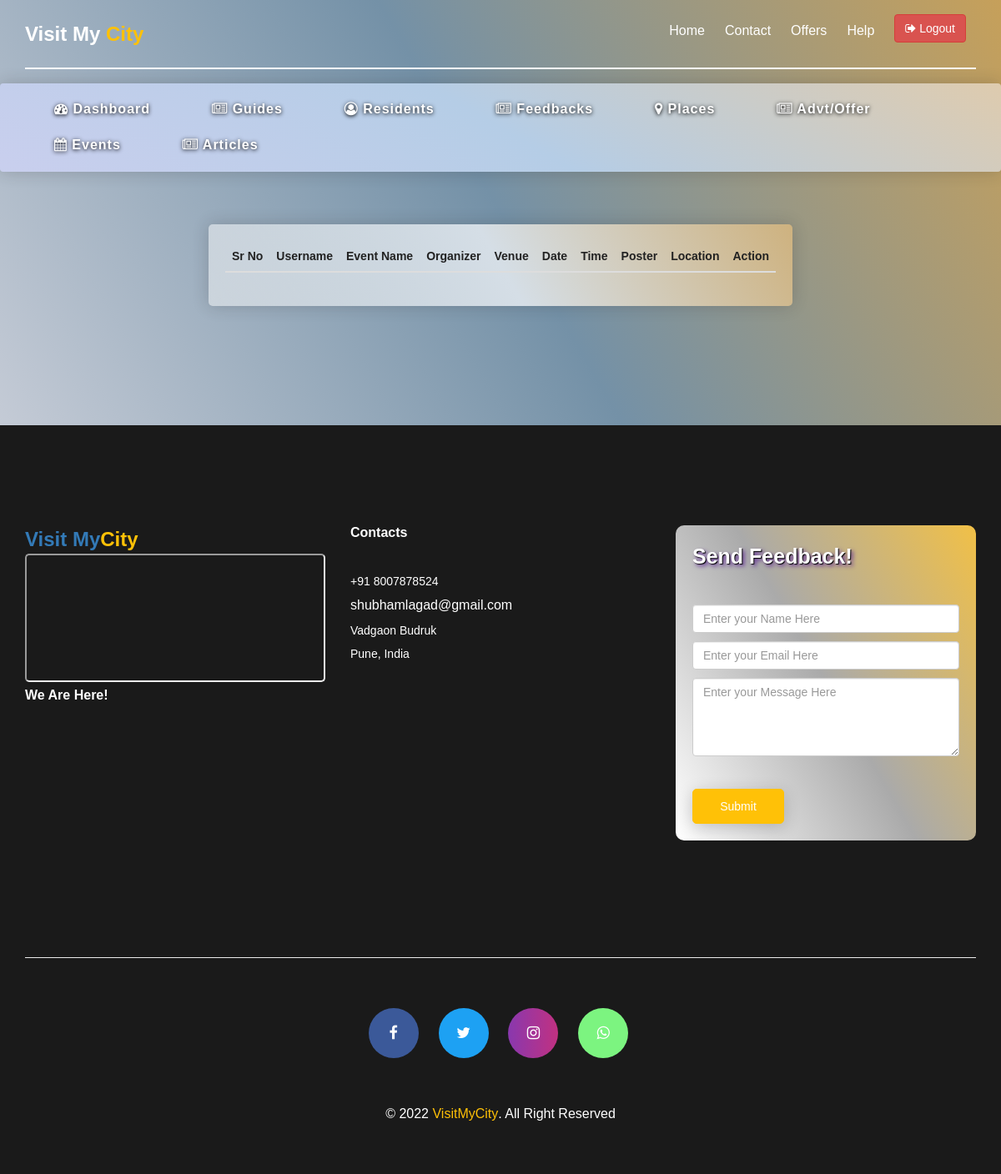
The app's page /admin/events (signed in), older data.
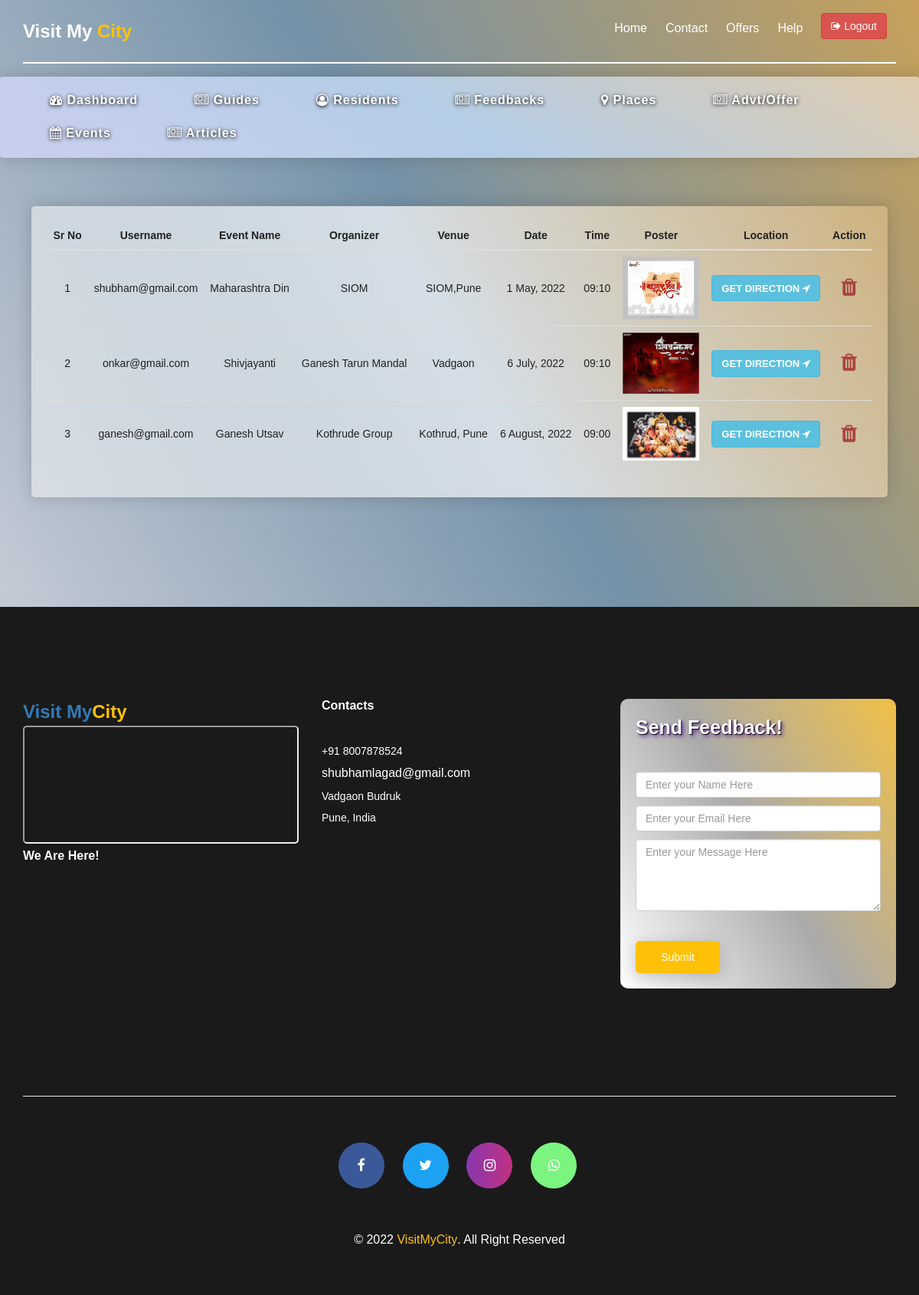
The same page, newer data.
### tables this page shows
CREATE TABLE "event" (
	"eno"	INTEGER NOT NULL,
	"username"	TEXT NOT NULL,
	"ename"	TEXT NOT NULL,
	"venue"	TEXT NOT NULL,
	"edate"	TEXT NOT NULL,
	"etime"	TEXT NOT NULL,
	"poster"	TEXT,
	"organizer"	TEXT NOT NULL,
	"elocation"	TEXT,
	PRIMARY KEY("eno" AUTOINCREMENT)
);

### app.py (the view)
@app.route('/admin/events')
def allEvents():
    if 'adminusername' in session:
        allEvents = admin.Admin.getAllEvents()
        return render_template('admin/events.html', allEvents=allEvents)
    else:
        return redirect('/')

### modulesPackage/admin.py (called while the page is built)
    def getAllEvents():
        query = "select * from event"
        myCursor.execute(query)
        myCursor.execute(query)
        result = myCursor.fetchall()
        return result

### templates/admin/events.html
{% extends "admin/template.html" %}
{% block navButton %}
<li class="smooth-menu">
    <a href="/logout">
        <button class="btn btn-danger"> <i class="fa fa-sign-out"> </i> Logout</button>
    </a>
</li>
{% endblock %}
{% block admin %}
<table class="table text-capitalize">
    <thead>
        <tr>
            <th>sr no</th>
            <th>username</th>
            <th>event name</th>
            <th>organizer</th>
            <th>venue</th>
            <th>date</th>
            <th>time</th>
            <th>poster</th>
            <th>location</th>
            <th>action</th>
        </tr>
    </thead>
    <tbody>
        {% for res in allEvents %}
        <tr>
            <td>{{loop.index}}</td>
            <td class="text-lowercase">{{res[1]}}</td>
            <td>{{res[2]}}</td>
            <td>{{res[7]}}</td>
            <td>{{res[3]}}</td>
            <td>{{res[4]}}</td>
            <td>{{res[5]}}</td>
            {% set imgname ="images/events/"+res[6] %}
            <td><img src="{{ url_for('static',filename=imgname) }}" alt="" srcset="" width="100px" height="100px"></td>
            {% set url ="http://maps.google.de/maps?q=loc:"+res[8] %}
            <td><button class="btn btn-info text-uppercase"><a style="font-weight: 600;color:#fff;"   href="{{url}}" target="_blank">get direction <i class="fa fa-location-arrow"></i></a> </button></td>
            <td><a href="/delete/event/{{res[0]}}"><i class="fa fa-trash fa-2x text-danger"></i></a></td>
        </tr>
        {% endfor %}
    </tbody>
</table>
{% endblock %}

### templates/admin/template.html (shortened to what this page needs)
<!doctype html>
<html class="no-js" lang="en">
<head>
    <link rel="stylesheet" href="{{url_for('static',filename='css/font-awesome.min.css')}}" />
    <link rel="stylesheet" href="{{url_for('static',filename='css/animate.css')}}" />
    <link rel="stylesheet" href="{{url_for('static',filename='css/datepicker.css')}}">
    <link rel="stylesheet" href="{{url_for('static',filename='css/owl.carousel.min.css')}}">
    <link rel="stylesheet" href="{{url_for('static',filename='css/owl.theme.default.min.css')}}" />
    <link rel="stylesheet" href="{{url_for('static',filename='css/jquery-ui.min.css')}}" />
    <link rel="stylesheet" href="{{url_for('static',filename='css/bootstrap.min.css')}}" />
    <link rel="stylesheet" href="{{url_for('static',filename='css/bootsnav.css')}}" />
    <link rel="stylesheet" href="{{url_for('static',filename='css/style.css')}}" />
    <link rel="stylesheet" href="{{url_for('static',filename='css/responsive.css')}}" />
    <link rel="stylesheet" href="{{url_for('static',filename='css/validation.css')}}" />
</head>
<body>
    <header class="top-area">
        <div class="header-area">
            <div class="container">
                <div class="row">
                    <div class="col-sm-2">
                        <div class="logo">
                            <a href="/residents/dashboard">
                                Visit My <span>City</span>
                            </a>
                        </div>
                    </div>
                    <div class="col-sm-10">
                        <div class="main-menu">
                            <div class="collapse navbar-collapse">
                                <ul class="nav navbar-nav navbar-right">
                                    <li class="smooth-menu"><a href="#home">Home</a></li>
                                    <li class="smooth-menu"><a href="#contact">Contact </a></li>
                                    <li class="smooth-menu"><a href="#offers">Offers</a></li>
                                    <li class="smooth-menu"><a href="#">Help</a></li>
                                    {% block navButton %}{% endblock %}
                                </ul>
                            </div>
                        </div>
                    </div>
                </div>
                <div class="home-border"></div>
            </div>
        </div>
    </header>
    <section class="dashboard">
        <nav class="navbar navbar-default">
            <div class="container-fluid">
                <div class="collapse navbar-collapse" id="bs-example-navbar-collapse-1">
                    <ul class="nav">
                        <li><a href="/admin/dashboard"> <i class="fa fa-dashboard"></i> Dashboard</a></li>
                        <li><a href="/admin/guides"> <i class="fa fa-newspaper-o"></i> Guides</a></li>
                        <li><a href="/admin/residents"> <i class="fa fa-user-circle-o"></i> Residents</a></li>
                        <li><a href="/admin/guides"> <i class="fa fa-newspaper-o"></i> Feedbacks</a></li>
                        <li><a href="/admin/places"> <i class="fa fa-map-marker"></i> Places</a></li>
                        <li><a href="/admin/advtOffer"> <i class="fa fa-newspaper-o"></i> Advt/Offer</a></li>
                        <li><a href="/admin/events"> <i class="fa fa-calendar"></i> Events</a></li>
                        <li><a href="/admin/articles"> <i class="fa fa-newspaper-o"></i> Articles</a></li>
                    </ul>
                </div>
            </div>
        </nav>
        <div class="container">
            <div class="campaign-timer">
                {% block admin %}
                {% endblock %}
            </div>
        </div>
    </section>
    <section id="contact">
        <footer class="footer-copyright">
            <div class="container">
                <div class="footer-content">
                    <div class="row">
                        <div class="col-sm-4">
                            <div class="single-footer-item">
                                <div class="footer-logo">
                                    <a href="index.html">
                                        Visit My<span>City</span>
                                    </a>
                                    <iframe
                                        src="https://www.google.com/maps/embed?pb=!1m14!1m8!1m3!1d344.30262861673395!2d73.83552123378685!3d18.465102384070253!3m2!1i1024!2i768!4f13.1!3m3!1m2!1s0x3bc295ed8144aebd%3A0xa33411c6a455191!2sSinhgad%20Institute%20of%20Management%20(SIOM)!5e0!3m2!1sen!2sin!4v1655025088984!5m2!1sen!2sin"
                                        width="100%" height="100%" style="border-radius:5px;" allowfullscreen=""
                                        loading="lazy"></iframe>
                                    <p>We are here!</p>
                                </div>
                            </div>
                        </div>
                        <div class="col-sm-4">
                            <div class="single-footer-item text-center">
                                <h2 class="text-left">contacts</h2>
                                <div class="single-footer-txt text-left">
                                    <p>+91 8007878524</p>
                                    <p class="foot-email"><a href="#">shubhamlagad@gmail.com</a></p>
                                    <p>Vadgaon Budruk</p>
                                    <p>Pune, India</p>
                                </div>
                            </div>
                        </div>
                        <div class="col-sm-4">
                            <div class="single-footer-item">
                                <div class="custom-input-group feedback">
                                    <h2>
                                        Send Feedback!
                                    </h2>
                                    <form action="/feedback" method="post">
                                        <input type="text" class="form-control" name="feedbackName"
                                            placeholder="Enter your Name Here">
                                        <input type="email" class="form-control" name="feedbackEmail"
                                            placeholder="Enter your Email Here">
                                        <textarea class="form-control" placeholder="Enter your Message Here"
                                            name="feedbackComment" cols="30" rows="4"></textarea>
                                        <div class="about-btn">
                                            <button type="submit" class="about-view packages-btn">
                                                Submit
                                            </button>
                                        </div>
                                    </form>
                                </div>
                            </div>
                        </div>
                    </div>
                </div>
                <hr>
                <div class="foot-icons ">
                    <ul class="footer-social-links list-inline list-unstyled">
                        <li><a href="#" target="_blank" class="foot-icon-bg-1"><i class="fa fa-facebook"></i></a></li>
                        <li><a href="#" target="_blank" class="foot-icon-bg-2"><i class="fa fa-twitter"></i></a></li>
                        <li><a href="#" target="_blank" class="foot-icon-bg-3"><i class="fa fa-instagram"></i></a></li>
                        <li><a href="#" target="_blank" class="foot-icon-bg-4"><i class="fa fa-whatsapp"></i></a></li>
                    </ul>
                    <p>&copy; 2022 <a href="https://www.visitmycity.co">VisitMyCity</a>. All Right Reserved</p>
                </div>
            </div>
        </footer>
    </section>
</body>
</html>

### static/css/bootsnav.css (style rules this page uses)
body { -webkit-transition: all 0.3s ease-in-out; -moz-transition: all 0.3s ease-in-out; -o-transition: all 0.3s ease-in-out; -ms-transition: all 0.3s ease-in-out; transition: all 0.3s ease-in-out; }

Row changes from the older to the newer data that the page shows:
added event: username "shubham@gmail.com", ename "Maharashtra Din", organizer "SIOM", venue "SIOM,pune", edate "1 May, 2022", etime "09:10", shows a picture
added event: username "onkar@gmail.com", ename "Shivjayanti", organizer "Ganesh Tarun Mandal", venue "Vadgaon", edate "6 July, 2022", etime "09:10", shows a picture
added event: username "ganesh@gmail.com", ename "Ganesh Utsav", organizer "Kothrude Group", venue "Kothrud, Pune", edate "6 August, 2022", etime "09:00", shows a picture
